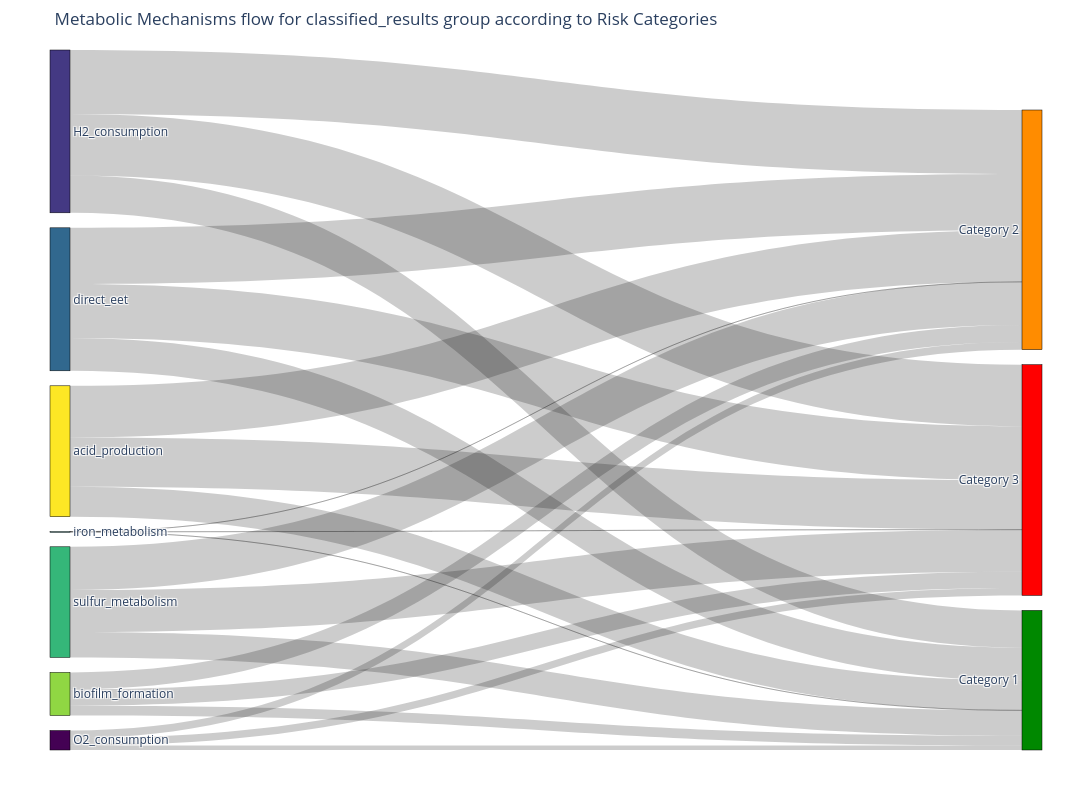
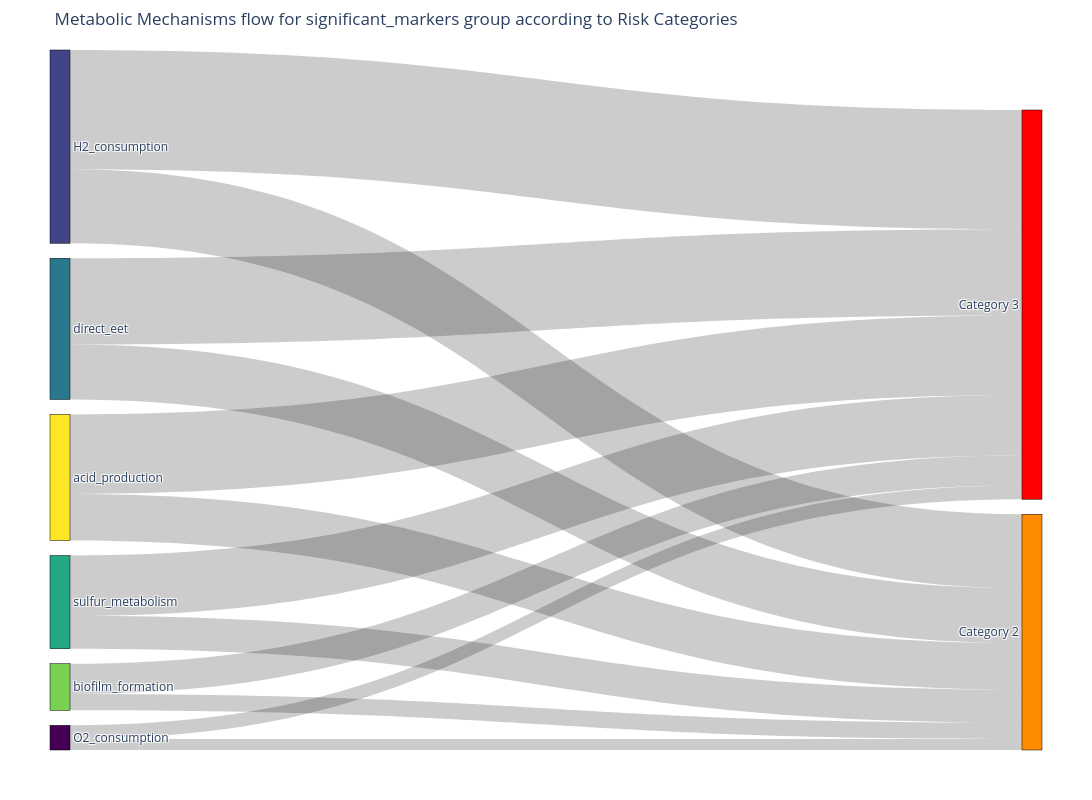

Notebook code cell kept with these figures, in order:
### Code cell
fig = temporal_transition(classified_results, "classified_results")
fig.show()
fig = temporal_transition(significant_markers, "significant_markers")
fig.show()

### Figure 1 — Plotly figure (JSON) as saved in the notebook; plotly's stock layout.template omitted (floating-point values rounded to 4 significant figures)
{"data": [{"arrangement": "snap", "link": {"hovertemplate": "<b>%{source.label}</b> → <b>%{target.label}</b><br>Count: %{value}<extra></extra>", "source": [0, 0, 0, 1, 1, 1, 2, 2, 2, 3, 3, 3, 4, 4, 4, 5, 5, 5, 6, 6, 6], "target": [7, 8, 9, 7, 8, 9, 7, 8, 9, 7, 8, 9, 7, 8, 9, 7, 8, 9, 7, 8, 9], "value": [1135, 1957, 1906, 9572, 16432, 15779, 8408, 14398, 13891, 2, 7, 3, 6514, 11092, 10788, 2527, 4354, 4180, 7666, 13272, 12667]}, "node": {"color": ["#440154", "#443983", "#31688e", "#21918c", "#35b779", "#90d743", "#fde725", "#008800", "#FF8C00", "#FF0000"], "hoverinfo": "all", "hovertemplate": "<b>%{label}</b><br>Count: %{value}<extra></extra>", "label": ["O2_consumption", "H2_consumption", "direct_eet", "iron_metabolism", "sulfur_metabolism", "biofilm_formation", "acid_production", "Category 1", "Category 2", "Category 3"], "line": {"color": "black", "width": 0.5}, "pad": 15, "thickness": 20}, "type": "sankey"}], "layout": {"font": {"size": 12}, "height": 800, "margin": {"b": 50, "l": 50, "r": 50, "t": 50}, "title": {"text": "Metabolic Mechanisms flow for classified_results group according to Risk Categories"}, "width": 1200}}

### Figure 2 — Plotly figure (JSON) as saved in the notebook; plotly's stock layout.template omitted (floating-point values rounded to 4 significant figures)
{"data": [{"arrangement": "snap", "link": {"hovertemplate": "<b>%{source.label}</b> → <b>%{target.label}</b><br>Count: %{value}<extra></extra>", "source": [0, 0, 1, 1, 2, 2, 3, 3, 4, 4, 5, 5], "target": [7, 8, 7, 8, 7, 8, 7, 8, 7, 8, 7, 8], "value": [8, 10, 54, 87, 40, 63, 24, 44, 12, 22, 34, 58]}, "node": {"color": ["#440154", "#414487", "#2a788e", "#22a884", "#7ad151", "#fde725", "#008800", "#FF8C00", "#FF0000"], "hoverinfo": "all", "hovertemplate": "<b>%{label}</b><br>Count: %{value}<extra></extra>", "label": ["O2_consumption", "H2_consumption", "direct_eet", "sulfur_metabolism", "biofilm_formation", "acid_production", "Category 1", "Category 2", "Category 3"], "line": {"color": "black", "width": 0.5}, "pad": 15, "thickness": 20}, "type": "sankey"}], "layout": {"font": {"size": 12}, "height": 800, "margin": {"b": 50, "l": 50, "r": 50, "t": 50}, "title": {"text": "Metabolic Mechanisms flow for significant_markers group according to Risk Categories"}, "width": 1200}}
